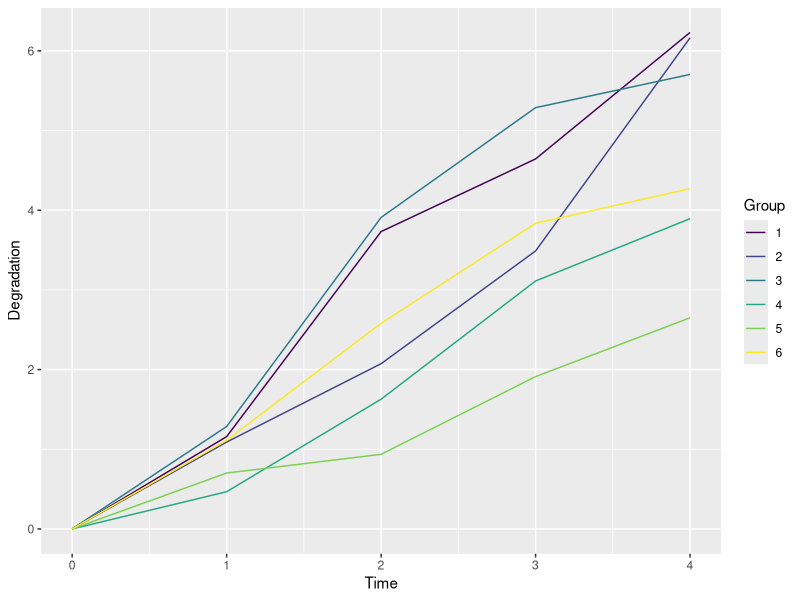
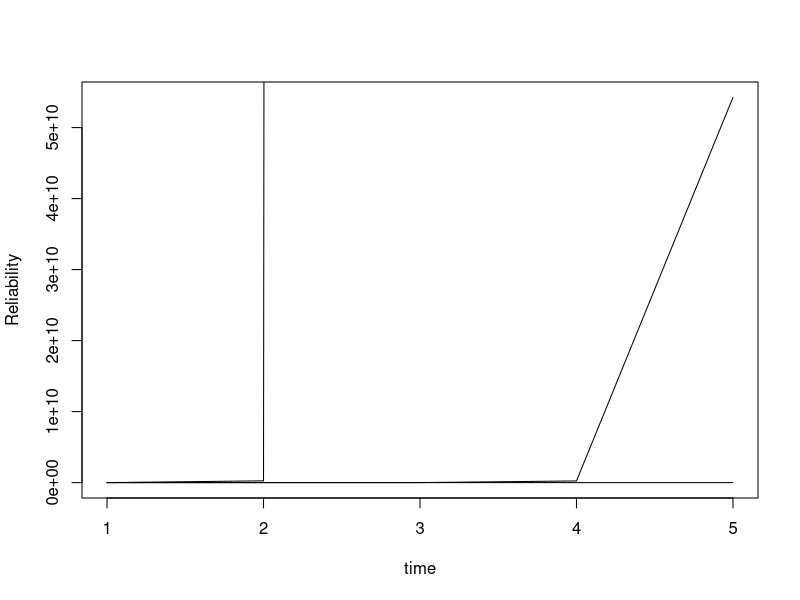
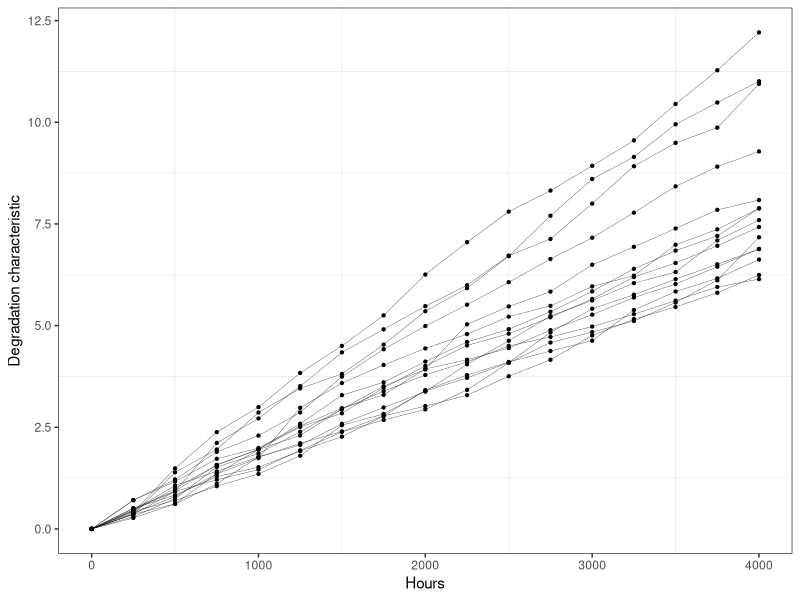

Generate these figures, in order, with R:
## ---- chunk 1
knitr::opts_chunk$set(warning = FALSE, message = FALSE)
## ---- chunk 2
library(ggplot2)
library(tidyverse)
library(viridis)
library(statmod)
## ---- chunk 3
# 数据模拟产生
sim_dat = function(group = 6, t = 1:200, para = c(1,0.1), fun_nonlinear = "linear", fun_par = c(1)){
  if (fun_nonlinear == "linear"){
    Lam = t*fun_par[1]
  }
  # para 指 mu、lambda
  # epoch 指测量次数，group 指组数
  delta_t = diff(Lam)
  epoch = length(delta_t)
  dat = matrix(NA,epoch,group+1)
  dat[,1] = seq(1,epoch)
  dat_unit = numeric()
  for(i in 1:group){
    for(j in 1:epoch) dat_unit[j] = rinvgauss(1, mean=para[1]*delta_t[j], shape=delta_t[j]^2*para[2]) # shape = 1/ dispersion, 我们这是shape
    dat[,i+1] = cumsum(dat_unit)
  }
  dat = data.frame(dat)
  dat1 = rbind(rep(0,group+1),dat) # 加入初始值绘制点
  colnames(dat1) = c("Time",paste(1:group,sep=''))
  return(dat1)
}
## ---- chunk 4
# 绘制退化路径图
plot_path = function(data = dat1){
    # 画图
  p = data %>% pivot_longer(paste(1:group), 
                       names_to = "Group", 
                       values_to = "y") %>% 
    ggplot(aes(Time,y,color = Group)) + 
    geom_line() + 
    scale_color_viridis(discrete = T) + 
    ylab("Degradation") #+
    #theme_bw() +
    #theme(panel.grid = element_blank())
  print(p)
}
## ---- chunk 5
group = 6
t = 1:5
para = c(1,3,1) # mu = 1, lambda = 3, eta = 1
dat = sim_dat(group = group, t = t, para = para,
              fun_nonlinear = "linear", fun_par = para[3]) 
knitr::kable(head(dat))
plot_path(dat)
## ---- chunk 6
cumsub = function(x){
  #完成逐个相减功能，类似cumsum
  re = numeric()
  re[1] = x[1]
  for(i in 2:length(x)){
    re[i] = x[i] - x[i-1]
  }
  return(re)
}
## ---- chunk 7
IG_mle = function(par = c(1,3),data = dat){
  # 输入：eta,lambda 数据
  # 输出：负对数似然函数
  group = ncol(data) - 1;time = data[,1];y = data[-1,-1]
  # 差分得到delta_time和delta_y
  delta_time = matrix(rep(diff(time),group),length(diff(time)),group)
  delta_y = matrix(NA,nrow(delta_time),group)
  for(i in 1:group) delta_y[,i] = cumsub(y[,i])

  logl = nrow(delta_time)*group * (1/2 * log(par[2]) + log(par[1])) + sum(log(delta_time) - 1/2 * log(2*pi*delta_y^3) - (par[2]*(delta_y - par[1]*delta_time)^2)/(2*delta_time),na.rm =T)

  return(-logl)
}
## ---- chunk 8
mle_re = optim(par=c(1,3), fn = IG_mle, 
      data = dat, method = "BFGS", hessian = TRUE)
# mle_re
mle_par = mle_re$par # 1，3
mle_par
## ---- chunk 9
# 区间估计
mle_up = mle_re$par + sqrt(diag(solve(mle_re$hessian)))*qnorm(0.975)
mle_low = mle_re$par - sqrt(diag(solve(mle_re$hessian)))*qnorm(0.975) #hessian 和协方差矩阵存在逆的关系：https://blog.csdn.net/anruoxi3236/article/details/102005217
## ---- chunk 10
mle_summary = round(cbind(mle_low,mle_re$par,mle_up,c(para[3],para[2])),3)
colnames(mle_summary) = c("low","mean","up","true")
knitr::kable(mle_summary) 
## ---- chunk 11
## 可靠度计算
IG_R = function(t = 1, threshold = 6, par = mle_par){
  R = 1 - pnorm(sqrt(par[2]/threshold)*(par[1]*t - threshold)) +
    exp(2*par[2]*par[1]*t)*pnorm(-sqrt(par[2]/threshold *(par[1]*t + threshold)))
  return(R)
}
# 给个简单例子
IG_R(t = 100, threshold = 150,par = mle_par)
# 绘制带区间估计的可靠度函数（需要优化为 ggplot 绘制）
plot(IG_R(t = 1:5, threshold = 5,par = mle_par),type = "l",ylab = 'Reliability',xlab = "time")
lines(IG_R(t = 1:5, threshold = 5,par = mle_up))
lines(IG_R(t = 1:5, threshold = 5,par = mle_low))
## ---- chunk 12
IG_R(t = 1, threshold = 150,par = mle_par)
## ---- chunk 13
Laser_dat = read.csv("dataset/GaAsLaser.csv")
knitr::kable(head(Laser_dat))
Laser_dat$Unit = as.factor(Laser_dat$Unit)
## ---- chunk 14
Laser_dat %>% ggplot(aes(Hours,Value,fill = Unit)) +
  geom_line(size = 0.1) + 
  geom_point(size = 0.8) + 
  theme_bw() +
  theme(panel.grid.major = element_blank()) +
  # scale_color_viridis(discrete = T) + 
  theme(legend.position = 'none') +
  labs(x = "Hours", y = "Degradation characteristic")
